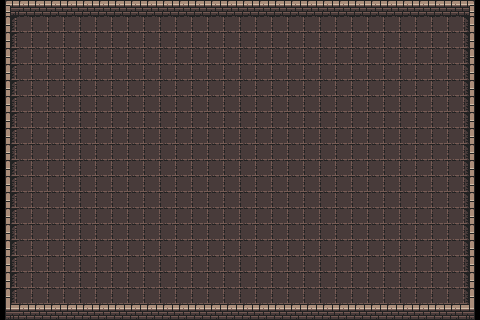

Rendered tile map (Tiled .tmx) drawn with the repository's tilesets; below, a short description and the full map source, tile grids included:
An orthogonal 30x20 tile map with 16x16 px tiles, 2 tile layers (floor, walls), 3 tilesets.

<map version="1.10" tiledversion="1.11.2" orientation="orthogonal" renderorder="right-down" width="30" height="20" tilewidth="16" tileheight="16" infinite="0" nextlayerid="4" nextobjectid="1">
 <tileset firstgid="1" source="dungeon-tileset.tsx" />
 <tileset firstgid="1025" source="atlas_walls_low-16x16.tsx" />
 <tileset firstgid="1073" source="atlas_floor-16x16.tsx" />
 <layer id="3" name="floor" width="30" height="20">
  <data encoding="csv">
0,1073,1073,1073,1073,1073,1073,1073,1073,1073,1073,1073,1073,1073,1073,1073,1073,1073,1073,1073,1073,1073,1073,1073,1073,1073,1073,1073,1073,0,
1091,1073,1073,1073,1073,1073,1073,1073,1073,1073,1073,1073,1073,1073,1073,1073,1073,1073,1073,1073,1073,1073,1073,1073,1073,1073,1073,1073,1073,1092,
1091,1073,1073,1073,1073,1073,1073,1073,1073,1073,1073,1073,1073,1073,1073,1073,1073,1073,1073,1073,1073,1073,1073,1073,1073,1073,1073,1073,1073,1092,
1091,1073,1073,1073,1073,1073,1073,1073,1073,1073,1073,1073,1073,1073,1073,1073,1073,1073,1073,1073,1073,1073,1073,1073,1073,1073,1073,1073,1073,1092,
1091,1073,1073,1073,1073,1073,1073,1073,1073,1073,1073,1073,1073,1073,1073,1073,1073,1073,1073,1073,1073,1073,1073,1073,1073,1073,1073,1073,1073,1092,
1091,1073,1073,1073,1073,1073,1073,1073,1073,1073,1073,1073,1073,1073,1073,1073,1073,1073,1073,1073,1073,1073,1073,1073,1073,1073,1073,1073,1073,1092,
1091,1073,1073,1073,1073,1073,1073,1073,1073,1073,1073,1073,1073,1073,1073,1073,1073,1073,1073,1073,1073,1073,1073,1073,1073,1073,1073,1073,1073,1092,
1091,1073,1073,1073,1073,1073,1073,1073,1073,1073,1073,1073,1073,1073,1073,1073,1073,1073,1073,1073,1073,1073,1073,1073,1073,1073,1073,1073,1073,1092,
1091,1073,1073,1073,1073,1073,1073,1073,1073,1073,1073,1073,1073,1073,1073,1073,1073,1073,1073,1073,1073,1073,1073,1073,1073,1073,1073,1073,1073,1092,
1091,1073,1073,1073,1073,1073,1073,1073,1073,1073,1073,1073,1073,1073,1073,1073,1073,1073,1073,1073,1073,1073,1073,1073,1073,1073,1073,1073,1073,1092,
1091,1073,1073,1073,1073,1073,1073,1073,1073,1073,1073,1073,1073,1073,1073,1073,1073,1073,1073,1073,1073,1073,1073,1073,1073,1073,1073,1073,1073,1092,
1091,1073,1073,1073,1073,1073,1073,1073,1073,1073,1073,1073,1073,1073,1073,1073,1073,1073,1073,1073,1073,1073,1073,1073,1073,1073,1073,1073,1073,1092,
1091,1073,1073,1073,1073,1073,1073,1073,1073,1073,1073,1073,1073,1073,1073,1073,1073,1073,1073,1073,1073,1073,1073,1073,1073,1073,1073,1073,1073,1092,
1091,1073,1073,1073,1073,1073,1073,1073,1073,1073,1073,1073,1073,1073,1073,1073,1073,1073,1073,1073,1073,1073,1073,1073,1073,1073,1073,1073,1073,1092,
1091,1073,1073,1073,1073,1073,1073,1073,1073,1073,1073,1073,1073,1073,1073,1073,1073,1073,1073,1073,1073,1073,1073,1073,1073,1073,1073,1073,1073,1092,
1091,1073,1073,1073,1073,1073,1073,1073,1073,1073,1073,1073,1073,1073,1073,1073,1073,1073,1073,1073,1073,1073,1073,1073,1073,1073,1073,1073,1073,1092,
1091,1073,1073,1073,1073,1073,1073,1073,1073,1073,1073,1073,1073,1073,1073,1073,1073,1073,1073,1073,1073,1073,1073,1073,1073,1073,1073,1073,1073,1092,
1091,1073,1073,1073,1073,1073,1073,1073,1073,1073,1073,1073,1073,1073,1073,1073,1073,1073,1073,1073,1073,1073,1073,1073,1073,1073,1073,1073,1073,1092,
1091,1073,1073,1073,1073,1073,1073,1073,1073,1073,1073,1073,1073,1073,1073,1073,1073,1073,1073,1073,1073,1073,1073,1073,1073,1073,1073,1073,1073,1092,
0,1073,1073,1073,1073,1073,1073,1073,1073,1073,1073,1073,1073,1073,1073,1073,1073,1073,1073,1073,1073,1073,1073,1073,1073,1073,1073,1073,1073,0
</data>
 </layer>
 <layer id="2" name="walls" width="30" height="20">
  <data encoding="csv">
1026,1063,1063,1063,1063,1063,1063,1063,1063,1063,1063,1063,1063,1063,1063,1063,1063,1063,1063,1063,1063,1063,1063,1063,1063,1063,1063,1063,1063,1028,
1025,0,0,0,0,0,0,0,0,0,0,0,0,0,0,0,0,0,0,0,0,0,0,0,0,0,0,0,0,1025,
1025,0,0,0,0,0,0,0,0,0,0,0,0,0,0,0,0,0,0,0,0,0,0,0,0,0,0,0,0,1025,
1025,0,0,0,0,0,0,0,0,0,0,0,0,0,0,0,0,0,0,0,0,0,0,0,0,0,0,0,0,1025,
1025,0,0,0,0,0,0,0,0,0,0,0,0,0,0,0,0,0,0,0,0,0,0,0,0,0,0,0,0,1025,
1025,0,0,0,0,0,0,0,0,0,0,0,0,0,0,0,0,0,0,0,0,0,0,0,0,0,0,0,0,1025,
1025,0,0,0,0,0,0,0,0,0,0,0,0,0,0,0,0,0,0,0,0,0,0,0,0,0,0,0,0,1025,
1025,0,0,0,0,0,0,0,0,0,0,0,0,0,0,0,0,0,0,0,0,0,0,0,0,0,0,0,0,1025,
1025,0,0,0,0,0,0,0,0,0,0,0,0,0,0,0,0,0,0,0,0,0,0,0,0,0,0,0,0,1025,
1025,0,0,0,0,0,0,0,0,0,0,0,0,0,0,0,0,0,0,0,0,0,0,0,0,0,0,0,0,1025,
1025,0,0,0,0,0,0,0,0,0,0,0,0,0,0,0,0,0,0,0,0,0,0,0,0,0,0,0,0,1025,
1025,0,0,0,0,0,0,0,0,0,0,0,0,0,0,0,0,0,0,0,0,0,0,0,0,0,0,0,0,1025,
1025,0,0,0,0,0,0,0,0,0,0,0,0,0,0,0,0,0,0,0,0,0,0,0,0,0,0,0,0,1025,
1025,0,0,0,0,0,0,0,0,0,0,0,0,0,0,0,0,0,0,0,0,0,0,0,0,0,0,0,0,1025,
1025,0,0,0,0,0,0,0,0,0,0,0,0,0,0,0,0,0,0,0,0,0,0,0,0,0,0,0,0,1025,
1025,0,0,0,0,0,0,0,0,0,0,0,0,0,0,0,0,0,0,0,0,0,0,0,0,0,0,0,0,1025,
1025,0,0,0,0,0,0,0,0,0,0,0,0,0,0,0,0,0,0,0,0,0,0,0,0,0,0,0,0,1025,
1025,0,0,0,0,0,0,0,0,0,0,0,0,0,0,0,0,0,0,0,0,0,0,0,0,0,0,0,0,1025,
1025,0,0,0,0,0,0,0,0,0,0,0,0,0,0,0,0,0,0,0,0,0,0,0,0,0,0,0,0,1025,
1050,1063,1063,1063,1063,1063,1063,1063,1063,1063,1063,1063,1063,1063,1063,1063,1063,1063,1063,1063,1063,1063,1063,1063,1063,1063,1063,1063,1063,1052
</data>
 </layer>
</map>
